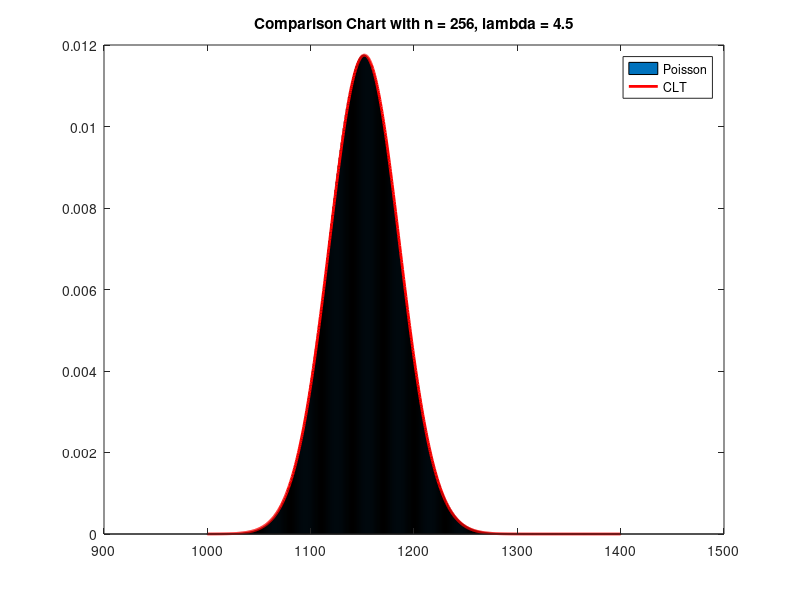

MATLAB code for this plot:
MAX_LIMITS = 1000;
lda = 4.5;
n = 256

min_value = 1000;
max_value = 1400;

x1 = linspace(min_value, max_value, max_value - min_value + 1);
x2 = linspace(min_value, max_value, MAX_LIMITS);


y1 = poisspdf(x1, n*lda);
y2 = normpdf(x2, n*lda, sqrt(n*lda));

figure

xlabel("n = 1")
bar(x1, y1, 1)
hold on
plot(x2, y2, 'Color', 'r', 'LineWidth', 2)
title(['Comparison Chart with n = ',num2str(n), ', lambda = ', num2str(lda)])

legend('Poisson','CLT')
